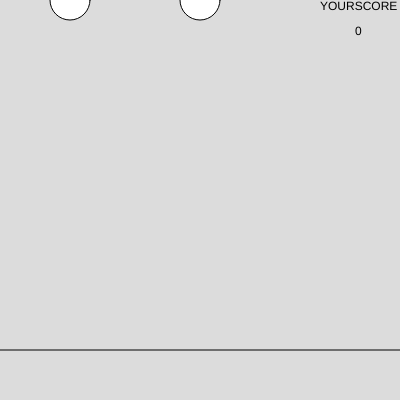
Frame 1 (no input)
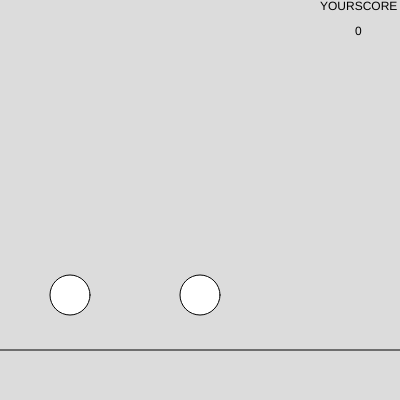
Frame 60 (no input)
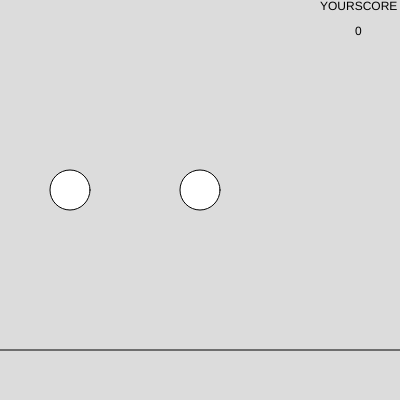
Frame 120 (the mouse pressed at the canvas centre since frame 60)

The p5.js sketch that drew these frames (run headless with seeded random() and noise() and a simulated clock; from frame 60 on, the mouse is pressed at the canvas centre):

// p5.js sketch
// ── sketch.js
var ay = 0;
var sy = 0;
var score = 0;

function keyPressed() {
  if (key == "s" && sy > 350) {
    score = score + 25;
  }

  if (key == "a" && ay > 350) {
    score=score+25;
  }
}

function setup() {
  createCanvas(400, 400);
}

function draw() {
  background(220);
  ellipse(70, ay, 40, 40);

  ellipse(200, sy, 40, 40);
  ay = ay + 5;
  sy = sy + 5;
  if (sy > 400) {
    sy = 0;
  }
  if (ay > 400) {
    ay = 0;
  }
  text("YOURSCORE", 320, 10);
  text(score, 355, 35);
  line(0, 350, 400, 350);
}
